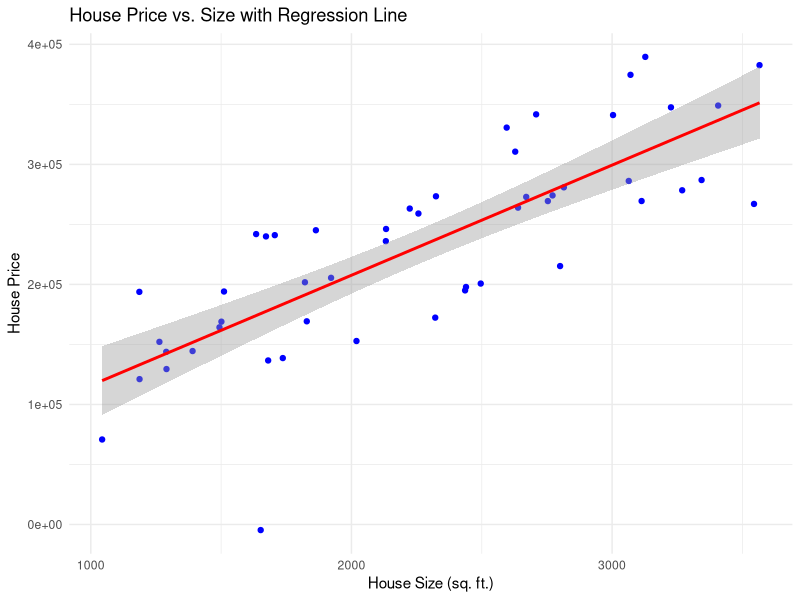

Generate this figure with R:
library(ggplot2)
set.seed(42)
house_data <- data.frame(
  GrLivArea = 1000 + (1:50) * 50 + rnorm(50, 0, 100),
  SalePrice = 100000 + (1:50) * 5000 + rnorm(50, 0, 50000)
)
colnames(house_data) <- c("size", "price")

model <- lm(price ~ size, data = house_data)

coefficients <- coef(model)
print("Regression Coefficients (Intercept and Slope):")
print(coefficients)

plot_model <- ggplot(house_data, aes(x = size, y = price)) +
  geom_point(color = 'blue') +
  geom_smooth(method = "lm", col = "red") +
  labs(title = "House Price vs. Size with Regression Line",
       x = "House Size (sq. ft.)",
       y = "House Price") +
  theme_minimal()

print(plot_model)

intercept <- coefficients[1]
slope <- coefficients[2]
print(paste("Intercept:", round(intercept, 2)))
print(paste("Slope:", round(slope, 2)))
